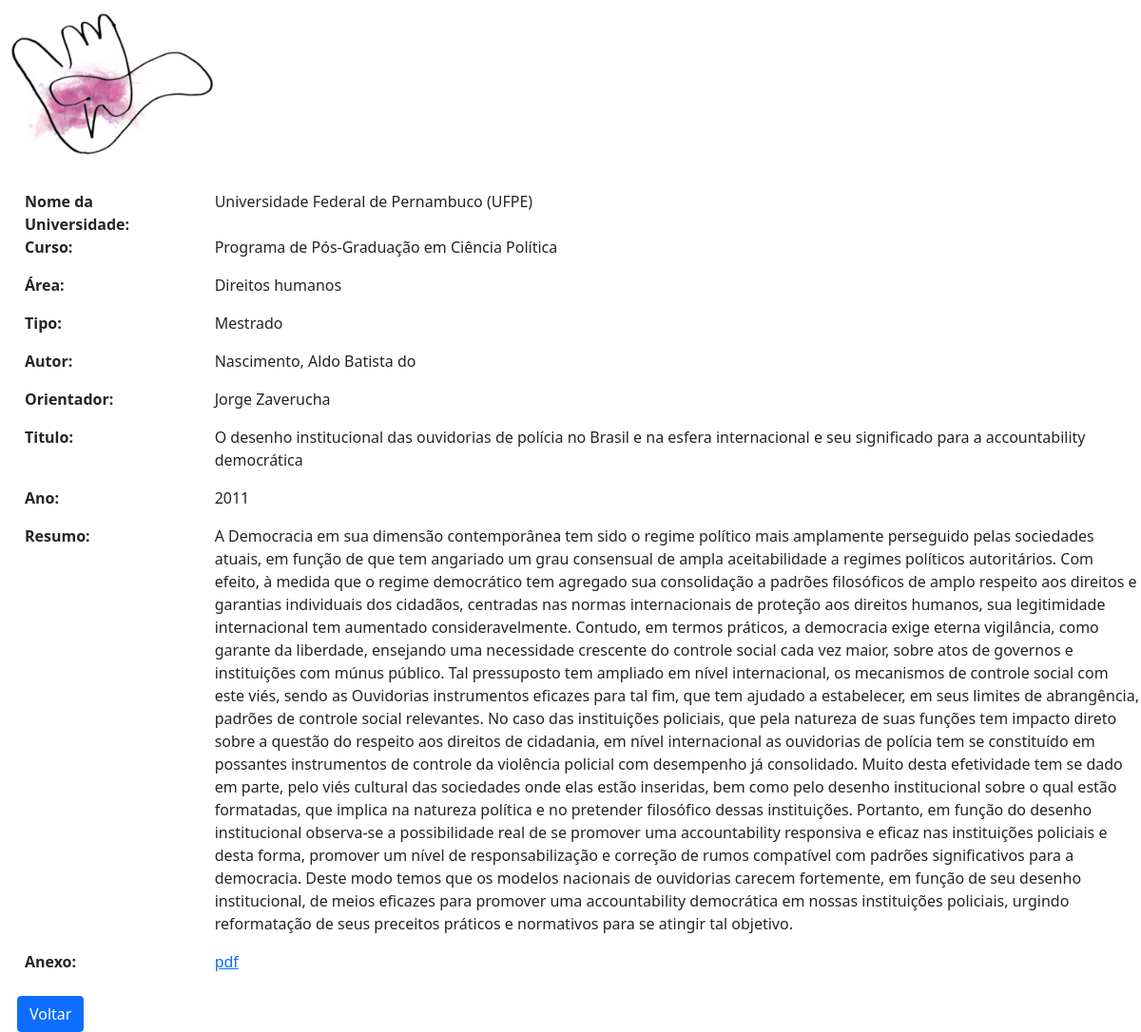
The app's page /detalhes.php?id=220 with its own data.
### tables this page shows
CREATE TABLE `tese_dissertacao` (
  `id` int(11) NOT NULL,
  `autor` varchar(255) NOT NULL,
  `orientador` varchar(255) NOT NULL,
  `tipo` varchar(255) NOT NULL,
  `curso` varchar(255) NOT NULL,
  `titulo` varchar(300) NOT NULL,
  `instituicao` varchar(255) NOT NULL,
  `classificacao_geral` varchar(255) NOT NULL,
  `resumo` longtext,
  `ano_defesa` int(11) NOT NULL,
  `pdf` varchar(8000) DEFAULT NULL
);

### detalhes.php (the view, shortened to what this page needs)
<?php
$my_option = $_GET["id"];
if( !empty($my_option) ){
    require_once "config.php";
    $sql = "SELECT * FROM tese_dissertacao WHERE id = ?";
    if($stmt = mysqli_prepare($conn, $sql)){
        mysqli_stmt_bind_param($stmt, "i", $param_id);
        if(mysqli_stmt_execute($stmt)){
            $result = mysqli_stmt_get_result($stmt);
            if(mysqli_num_rows($result) == 1){
                $row = mysqli_fetch_array($result, MYSQLI_ASSOC);
                $instituicao = $row['instituicao'];
                $curso = $row['curso'];
                $classificacao = $row['classificacao_geral'];
                $tipo = $row["tipo"];
                $autor = $row["autor"];
                $orientador = $row["orientador"];
                $titulo = $row["titulo"];
                $ano_defesa = $row["ano_defesa"];
                $resumo = $row["resumo"];
                $pdf = $row["pdf"];
            } else{
                header("location: error.php");
                exit();
            }
        } else{
            echo "Oops! Something went wrong. Please try again later.";
        }
    }
} else{
    header("location: error.php");
    exit();
}
?>
<!DOCTYPE html>
<html lang="en">
<head>
    <link href="bs5/css/bootstrap.css" rel="stylesheet">
</head>
<body>
    <div class="header mt-2">
      <img src="img/logodetalhes.jpeg" class="img-fluid" style="width:220px;height:160px;margin-bottom:20px; margin-left: 10px;">
    </div>
    <div class="row" style="margin-left:14px;margin-top: 12px;">
    <div class="col-md-2">
        <b>Nome da Universidade:</b>
    </div>
    <div class="col-md-10">
        <p><?= $instituicao ?></p>
    </div>
    <div class="col-md-2">
        <b>Curso:</b>
    </div>
    <div class="col-md-10">
        <p><?= $curso ?></p>
    </div>
    <div class="col-md-2">
        <b>Área:</b>
    </div>
    <div class="col-md-10">
        <p><?= $classificacao ?></p>
    </div>
    <div class="col-md-2">
        <b>Tipo:</b>
    </div>
    <div class="col-md-10">
        <p><?= $tipo ?></p>
    </div>
    <div class="col-md-2">
        <b>Autor:</b>
    </div>
    <div class="col-md-10">
        <p><?= $autor ?></p>
    </div>
    <div class="col-md-2">
        <b>Orientador:</b>
    </div>
    <div class="col-md-10">
        <p><?= $orientador ?></p>
    </div>
    <div class="col-md-2">
        <b>Titulo:</b>
    </div>
    <div class="col-md-10">
        <p><?= $titulo ?></p>
    </div>
    <div class="col-md-2">
        <b>Ano:</b>
    </div>
    <div class="col-md-10">
        <p><?= $ano_defesa ?></p>
    </div>
    <div class="col-md-2">
        <b>Resumo:</b>
    </div>
    <div class="col-md-10">
        <p><?= $resumo ?></p>
    </div>
    <div class="col-md-2">
        <b>Anexo:</b>
    </div>
    <div class="col-md-10">
      <a href="<?=$pdf; ?>">pdf</a>
    </div>
  </div>
  <br>
  <a href="index.php" class="btn btn-primary" style="margin-left: 18px">Voltar</a>
</body>
</html>

### records on screen
tese_dissertacao: instituicao "Universidade Federal de Pernambuco (UFPE)", curso "Programa de Pós-Graduação em Ciência Política", classificacao_geral "Direitos humanos", tipo "Mestrado", autor "Nascimento, Aldo Batista do", orientador "Jorge Zaverucha", titulo "O desenho institucional das ouvidorias de polícia no Brasil e na esfera internacional e seu significado para a accountability democrática", ano_defesa "2011", resumo "A Democracia em sua dimensão contemporânea tem sido o regime político mais amplamente perseguido pelas sociedades atuais, em função de que tem angariado um grau consensual de ampla aceitabilidade a regimes políticos autoritários. Com efeito, à medida que o regime democrático tem agregado sua consolidação a padrões filosóficos de amplo respeito aos direitos e garantias individuais dos cidadãos, centradas nas normas internacionais de proteção aos direitos humanos, sua legitimidade internacional tem aumentado consideravelmente. Contudo, em termos práticos, a democracia exige eterna vigilância, como garante da liberdade, ensejando uma necessidade crescente do controle social cada vez maior,…"
